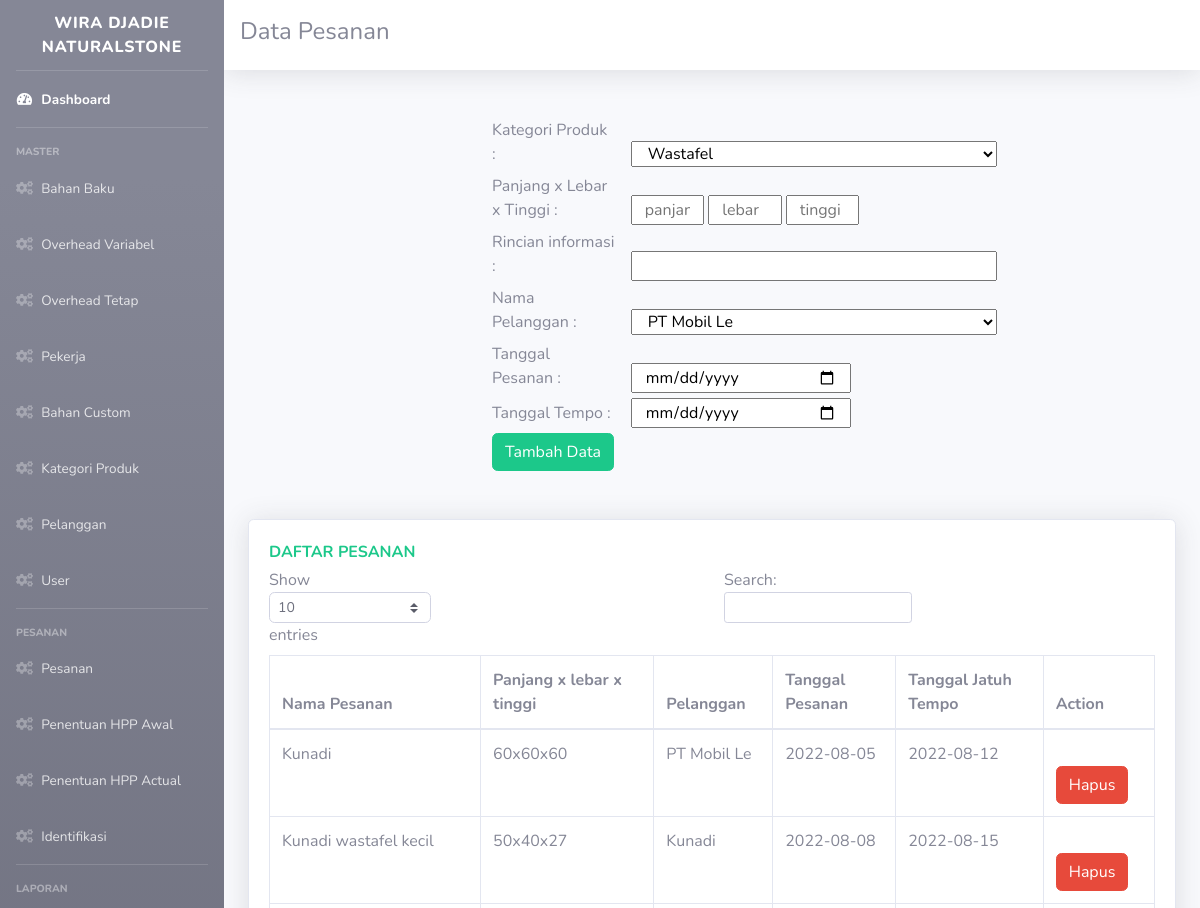
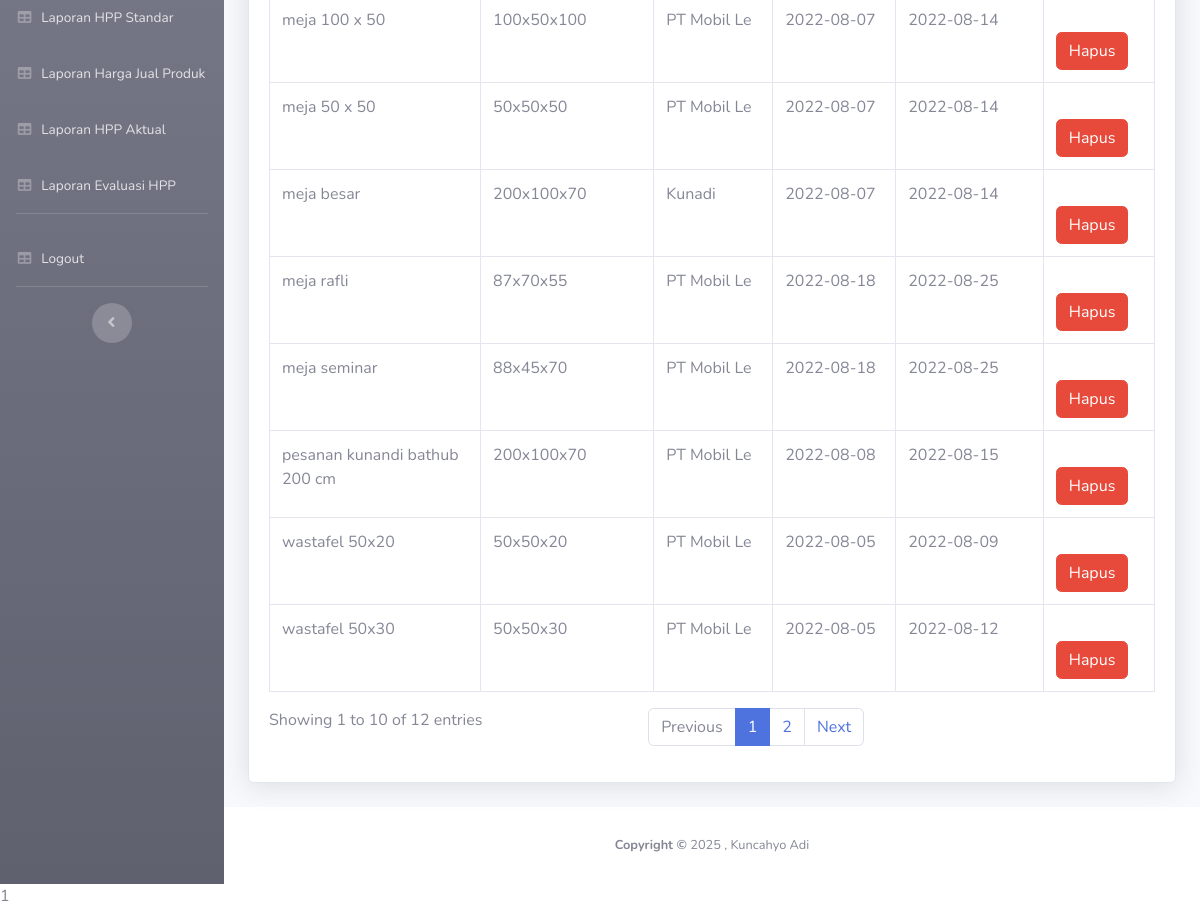
/pesanan.php, run on the app's committed database (2 pictures, top to bottom).
### tables this page shows
CREATE TABLE `pesanan` (
  `id` int(5) NOT NULL,
  `nama` char(30) NOT NULL,
  `id_pelanggan` varchar(200) NOT NULL,
  `id_kategoriproduk` int(11) NOT NULL,
  `panjang` int(11) NOT NULL,
  `lebar` int(11) NOT NULL,
  `tinggi` int(11) NOT NULL,
  `tgl_pesanan` date NOT NULL,
  `tgl_jatuhtempo` date NOT NULL,
  `laba` float NOT NULL DEFAULT 0
);

CREATE TABLE `pelanggan` (
  `id_pelanggan` int(11) NOT NULL,
  `nama_pelanggan` varchar(250) NOT NULL,
  `alamat_pelanggan` text NOT NULL,
  `phone_pelanggan` varchar(20) NOT NULL,
  `email_pelanggan` text NOT NULL
);

### pesanan.php (the view, shortened to what this page needs)
    <?php
        include '_partial/head.php';
        include '_partial/sidebar.php';
        include 'koneksi1.php';
    ?>
      <div id="content">
        <nav class="navbar navbar-expand navbar-light bg-white topbar mb-4 static-top shadow">
<h4> Data Pesanan</h4>
        </nav>
        <div class="container-fluid">
          <br>
           <div class="row col-12">
              <form class="col-12" role="form" action="insertpesanan.php" method="post" enctype="multipart/form-data">
                    <label class="form-label col-2 offset-3">Kategori Produk :</label>
                    <select id="id_kategori_produk" name="id_produk" class="form-select col-5">
                       <?php  $sql = 'SELECT * FROM produk ';
                          $query = mysqli_query($koneksi, $sql);
                             while ($row = mysqli_fetch_array($query))
                                {
                                 echo '<option value="'.$row['id_produk'].'" > '.$row['nama_produk'].'</option>';
                                }?>
                    </select>
                    <br>
                    <label class="form-label col-2 offset-3">Panjang x Lebar x Tinggi :</label>
                    <input type="text" id="panjang" name="panjang" placeholder="panjang" class="form-select col-1">
                    <input type="text" id="lebar" name="lebar" placeholder="lebar" class="form-select col-1">
                    <input type="text" id="tinggi" name="tinggi" placeholder="tinggi" class="form-select col-1">
                    <br>
                    <label class="form-label col-2 offset-3">Rincian informasi :</label>
                    <input type="text" id="nama" name="nama" class="form-select col-5">
                    <br>
                    <label class="form-label col-2 offset-3">Nama Pelanggan :</label>
                    <select id="pelanggan" name="pelanggan" class="form-select col-5">
                       <?php  $sql = 'SELECT * FROM pelanggan ';
                          $query = mysqli_query($koneksi, $sql);
                             while ($row = mysqli_fetch_array($query))
                                {
                                 echo '<option value="'.$row['id_pelanggan'].'" > '.$row['nama_pelanggan'].'</option>';
                                }?>
                    </select>
                    <br>
                    <label class="form-label col-2 offset-3">Tanggal Pesanan :</label>
                    <input type="date" id="tgl_pesanan" name="tgl_pesanan" class="form-select col-3">
                    <br>
                    <label class="form-label col-2 offset-3">Tanggal Tempo :</label>
                    <input type="date" id="tgl_jatuhtempo" name="tgl_jatuhtempo" class="form-select col-3">
                    <br>
                  <div class="button col-5 offset-3">
                    <button class="btn btn-success" name="tambahpesan" type="submit">Tambah Data</button>
                    <br>
                  </div>
              </form>
          </div>
          <br><br>
            <div class="row">
            <div class="col-xl-12">
                <div class="card shadow mb-4">
                <div class="card-body tab-content" id="myTabContent">
                <div class="text-x font-weight-bold text-success text-uppercase mb-1">Daftar Pesanan</div>
                <div class="table-responsive tab-pane fade show active" id="bb">
                <table class="table table-bordered" id="dataTable" width="100%" cellspacing="0">
                    <thead>
                        <tr>
                            <th>Nama Pesanan</th>
                            <th>Panjang x lebar x tinggi</th>
                            <th>Pelanggan</th>
                            <th>Tanggal Pesanan</th>
                            <th>Tanggal Jatuh Tempo</th>
                            <th>Action</th>
                    </thead>
                    <tbody>
                       <?php
                          $sql = 'SELECT pesanan.*,pelanggan.nama_pelanggan as pelanggan FROM pesanan join pelanggan on pesanan.id_pelanggan = pelanggan.id_pelanggan';
                          $query = mysqli_query($koneksi, $sql);
                             while ($row = mysqli_fetch_array($query))
                                {
                                 ?>
                                  <tr>
                                      <td><?php echo $row['nama'];?></td>
                                      <td><?php echo $row['panjang']."x".$row['lebar']."x".$row['tinggi'];?></td>
                                      <td><?php echo $row['pelanggan'];?></td>
                                      <td><?php echo $row['tgl_pesanan'];?></td>
                                      <td><?php echo $row['tgl_jatuhtempo'];?></td>
                                      <td>
                                          <br>
                                          <a class="btn btn-danger" href="delete-pesanan.php?id=<?php echo $row['id'];?>">Hapus
                                      </td>
                                  </tr>
                          <?php } ?>
                    </tbody>
                </table>
              </div>
            </div>
            </div>
            </div>
            </div>
        </div>
      </div>
<?php include '_partial/footer.php'?>

### data on the page
pesanan: nama "Kunadi", panjang "60", lebar "60", tinggi "60", id_pelanggan.nama_pelanggan "PT Mobil Le", tgl_pesanan "2022-08-05", tgl_jatuhtempo "2022-08-12"
pesanan: nama "wastafel 50x20", panjang "50", lebar "50", tinggi "20", id_pelanggan.nama_pelanggan "PT Mobil Le", tgl_pesanan "2022-08-05", tgl_jatuhtempo "2022-08-09"
pesanan: nama "wastafel 50x30", panjang "50", lebar "50", tinggi "30", id_pelanggan.nama_pelanggan "PT Mobil Le", tgl_pesanan "2022-08-05", tgl_jatuhtempo "2022-08-12"
pesanan: nama "meja 100 x 50", panjang "100", lebar "50", tinggi "100", id_pelanggan.nama_pelanggan "PT Mobil Le", tgl_pesanan "2022-08-07", tgl_jatuhtempo "2022-08-14"
pesanan: nama "meja 50 x 50", panjang "50", lebar "50", tinggi "50", id_pelanggan.nama_pelanggan "PT Mobil Le", tgl_pesanan "2022-08-07", tgl_jatuhtempo "2022-08-14"
pesanan: nama "meja besar", panjang "200", lebar "100", tinggi "70", id_pelanggan.nama_pelanggan "Kunadi", tgl_pesanan "2022-08-07", tgl_jatuhtempo "2022-08-14"
pesanan: nama "pesanan kunandi bathub 200 cm", panjang "200", lebar "100", tinggi "70", id_pelanggan.nama_pelanggan "PT Mobil Le", tgl_pesanan "2022-08-08", tgl_jatuhtempo "2022-08-15"
pesanan: nama "Kunadi wastafel kecil", panjang "50", lebar "40", tinggi "27", id_pelanggan.nama_pelanggan "Kunadi", tgl_pesanan "2022-08-08", tgl_jatuhtempo "2022-08-15"
pesanan: nama "meja rafli", panjang "87", lebar "70", tinggi "55", id_pelanggan.nama_pelanggan "PT Mobil Le", tgl_pesanan "2022-08-18", tgl_jatuhtempo "2022-08-25"
pesanan: nama "meja seminar", panjang "88", lebar "45", tinggi "70", id_pelanggan.nama_pelanggan "PT Mobil Le", tgl_pesanan "2022-08-18", tgl_jatuhtempo "2022-08-25"

### other printed values
form field id_produk "Wastafel"
form field pelanggan "PT Mobil Le"
